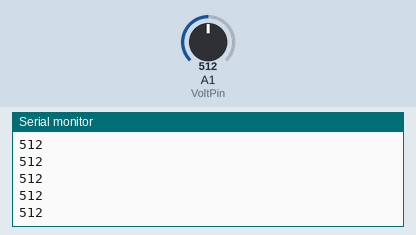
This sketch was run on a simulated Arduino Uno, built with avr-gcc and run on an emulated ATmega328P. Parts: the last lines printed to the serial monitor. The inputs (shaded band) are chosen by the test bench; at power-on: A1 (VoltPin) = 512.

Above: at 1.2 s.
1.3 s: A1 (VoltPin) set to 716
At 1.68 s:
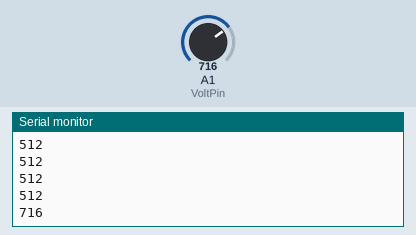
2.8 s: A1 (VoltPin) set to 900
At 2.93 s:
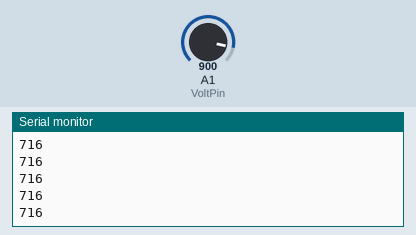
Timing chart, 0 to 5.8 s (numbered marks = the images above; inputs shaded):
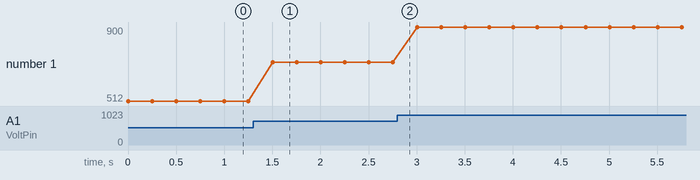

Measured:
- after the input at 1.3 s, the serial monitor: prints a new line after 0.20 s (image 1)
- plotted number 1: 512 → 716 after the input at 1.3 s, 716 → 900 after the input at 2.8 s

The sketch:

Potentiometer.ino
```cpp
int VoltPin = 15;
int readVal;
int delayTime = 250;

void setup() {
  // put your setup code here, to run once:
  Serial.begin(9600);

}

void loop() {
  // put your main code here, to run repeatedly:
  readVal = analogRead(VoltPin);
  Serial.println(readVal);

  delay(delayTime);

}
```
